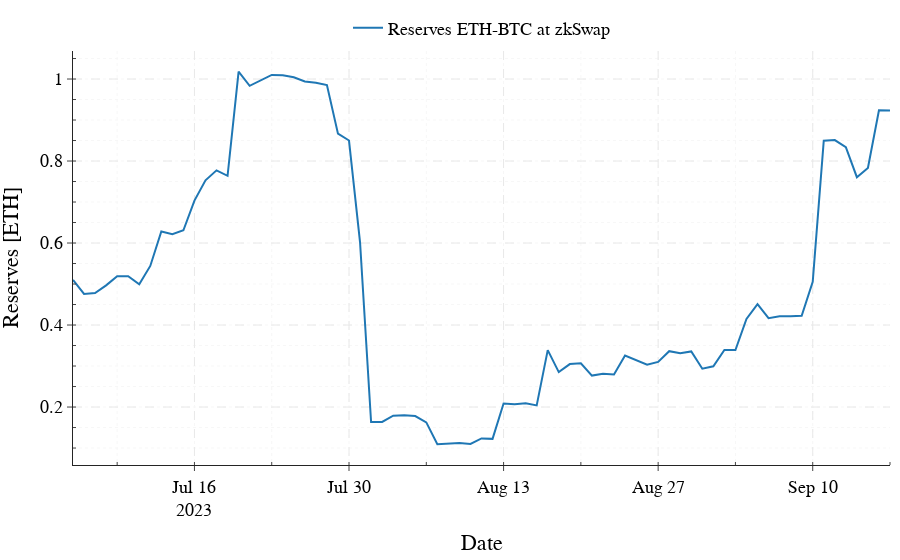

Notebook source saved alongside this figure:
### Code cell
fig = go.Figure(layout=layout)

fig.add_trace(go.Scatter(x=df_per_day['timestamp'],
                            y=df_per_day['reserves_ETH'].astype(
                                float),
                            mode='lines',
                            name = 'Reserves ETH-BTC at zkSwap'))

fig.update_layout(xaxis_title='Date',
                    yaxis_title='Reserves [ETH]', showlegend=True,
                    legend=dict(xanchor='center', x=0.5, y=1.10, orientation='h'),)
#fig.write_image(f"./plots/{contract_name}_{event_name}.pdf")
fig.show()
